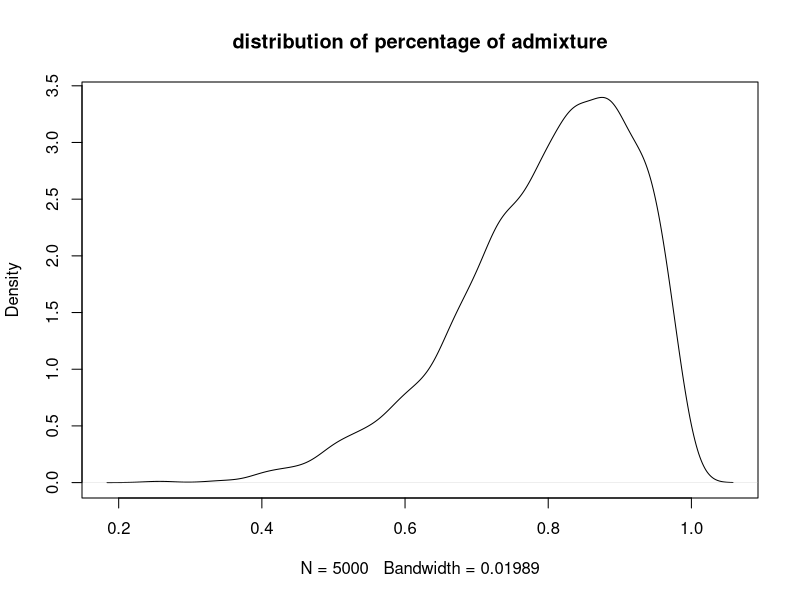
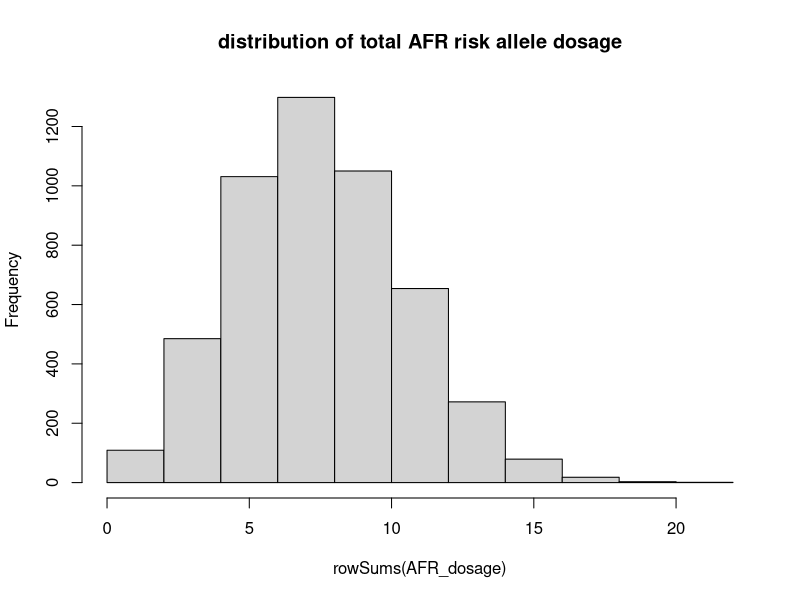
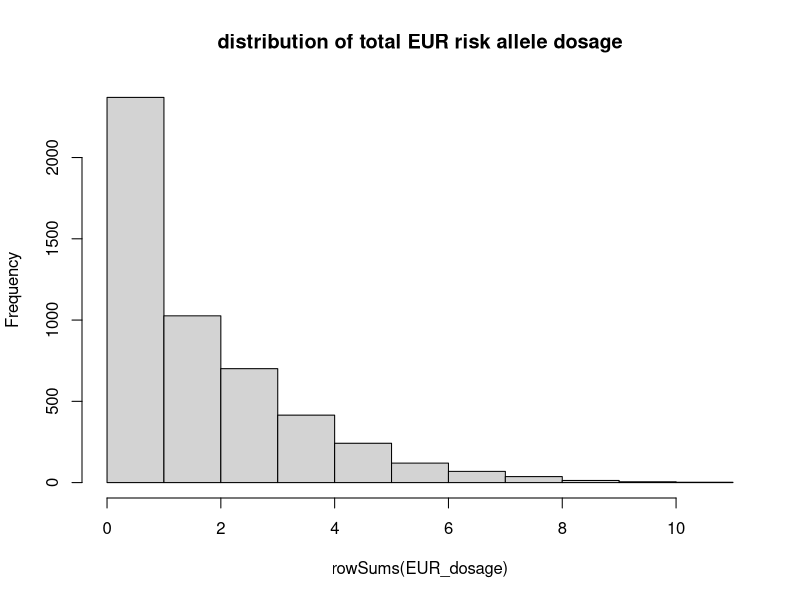
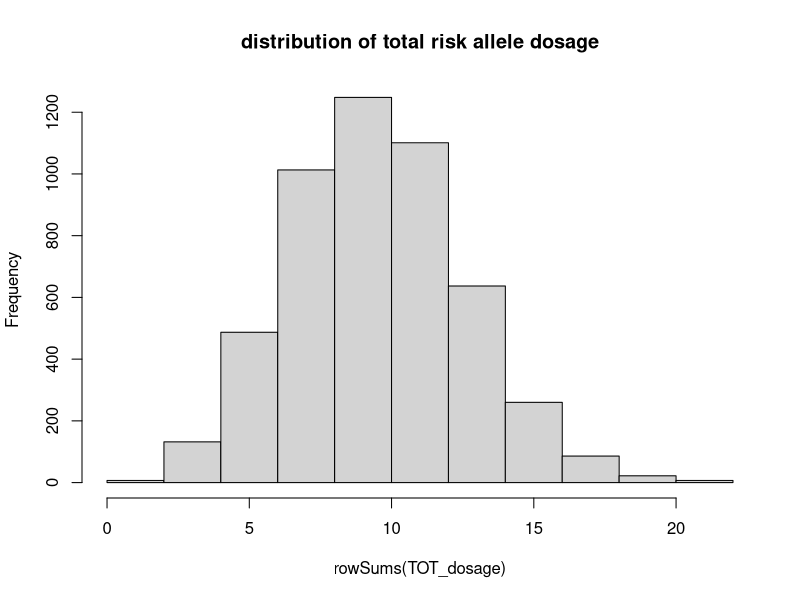

Generate these figures, in order, with R:
## ---- chunk 1
knitr::opts_chunk$set(echo = TRUE)
## ---- chunk 2
# sample size
num_sample = 5000
num_vars = 100

# simulate global admixture proportion with a beta distribution, E(admix) = 0.8
admix = rbeta(num_sample, 8, 2)

# minor allele frequency
AFR_maf = 0.05
EUR_maf = 0.05

# how many risk alleles are responsible for the phenotype
num_risk_alleles = 3

# effect size for AFR, EUR, and global admixture 
AFR_eff_size = 0
EUR_eff_size = 2
admix_eff_size = 1.2

# error term size
error_eff_size = 2


plot(density(admix), main = "distribution of percentage of admixture")
## ---- chunk 3
# generate AFR specific hap count 
AFR_hapcount = data.frame(t(sapply(admix, function(x){
  return(rbinom(num_vars, size = 2, prob = x))
})))

# generate EUR specific hap count
EUR_hapcount = 2 - AFR_hapcount
## ---- chunk 4
Generate_dosage = function(sample, ancestry){
  return(sapply(sample, function(x){return(rbinom(1, size = x, prob = ancestry))}))
}

# generate AFR risk allele dosage
AFR_dosage = data.frame(t(apply(AFR_hapcount,1, Generate_dosage, AFR_maf)))

# generate EUR risk allele dosage
EUR_dosage = data.frame(t(apply(EUR_hapcount,1, Generate_dosage, EUR_maf)))

# generate TOT (total) copies of risk allele dosage
TOT_dosage = AFR_dosage + EUR_dosage




hist(rowSums(AFR_dosage), main = "distribution of total AFR risk allele dosage")
hist(rowSums(EUR_dosage), main = "distribution of total EUR risk allele dosage")
hist(rowSums(TOT_dosage), main = "distribution of total risk allele dosage")



## ---- chunk 5
risk_alleles = sample(num_vars, size =num_risk_alleles, replace = F)
admix_linear = log(admix/(1-admix))  # is this transformation necessary?
error_term = rnorm(num_sample, sd = error_eff_size)


y = rowSums(AFR_dosage[,risk_alleles] * AFR_eff_size) + rowSums(EUR_dosage[,risk_alleles] * EUR_eff_size) + admix_linear * admix_eff_size + error_term
## ---- chunk 6
# library(plotly)
df = data.frame(cbind(rowSums(AFR_dosage), rowSums(EUR_dosage), rowSums(TOT_dosage), admix, y))
colnames(df) = c("AFR", "EUR", "TOT", "admix", "pheno")
# plot_ly(df, x = ~AFR, y = ~EUR, z = ~pheno, color = ~admix, colors = c('#BF382A', '#0C4B8E'))


## ---- chunk 7
df$admix_linear = log(admix/(1-admix))

summary(lm(pheno ~ AFR + EUR + admix_linear, data = df))$coefficients[2:3,4]




## ---- chunk 8
library(tidyr)
Generate_dosage = function(sample, ancestry){
  return(sapply(sample, function(x){return(rbinom(1, size = x, prob = ancestry))}))
}


SIMULATOR <- function(param){ 
    num_sample = param[1]
    num_vars= param[2]
    admix_param1= param[3]
    admix_param2= param[4]
    AFR_maf= param[5]
    EUR_maf= param[6]
    num_risk_alleles= param[7]
    AFR_eff_size= param[8]
    EUR_eff_size= param[9]
    admix_eff_size= param[10]
    error_eff_size= param[11]
  
    admix = rbeta(num_sample, admix_param1, admix_param2)
    
    # AFR hapcount, generated from admix proportion with a binomial distribution (n = 2, prob = admix)
    AFR_hapcount = data.frame(t(sapply(admix, function(x){ return(rbinom(num_vars, size = 2, prob = x))})))
    EUR_hapcount = 2 - AFR_hapcount
    
    # generate AFR risk allele dosage
    AFR_dosage = data.frame(t(apply(AFR_hapcount,1, Generate_dosage, AFR_maf)))

    # generate EUR risk allele dosage
    EUR_dosage = data.frame(t(apply(EUR_hapcount,1, Generate_dosage, EUR_maf)))

    # generate TOT (total) copies of risk allele dosage
    TOT_dosage = AFR_dosage + EUR_dosage
    
    
    # determine which variants are risk alleles
    risk_alleles = sample(num_vars, size =num_risk_alleles, replace = F)
    admix_linear = log(admix/(1-admix))  # is this transformation necessary?
    error_term = rnorm(num_sample, sd = error_eff_size)
    

    # the outcome is a function of true risk alleles from EUR and AFR,
    # global ancestry (transformed into linear way), and an error term
    y = rowSums(AFR_dosage[,risk_alleles,drop = FALSE] * AFR_eff_size) + rowSums(EUR_dosage[,risk_alleles,drop = FALSE] * EUR_eff_size) + admix_linear * admix_eff_size + error_term
    
    
    # sum over AFR and EUR risk alleles, and perform a linear regression
    df = data.frame(cbind(rowSums(AFR_dosage), rowSums(EUR_dosage), rowSums(TOT_dosage), admix_linear, y))
    
    colnames(df) = c("AFR", "EUR", "TOT", "admix", "pheno")
    
    summary(lm(pheno ~ AFR + EUR + admix_linear, data = df))$coefficients[,4] 
    
    return(c(
      TOT = summary(lm(pheno~TOT + admix_linear, data = df))$coefficients[2,4],
      summary(lm(pheno ~ AFR + EUR + admix_linear, data = df))$coefficients[2:3,4]
    ))                     
}


params = crossing(num_sample = c(1000, 5000, 10000),
         num_vars = 100, 
         admix_param1 = 8, 
         admix_param2 = 2,
         AFR_maf = c(0.01, 0.05), 
         EUR_maf = c(0.01, 0.05), 
         num_risk_alleles = c(1, 5, 20),
         AFR_eff_size = c(0, 1, 2), 
         EUR_eff_size = c(0, 1, 2), 
         admix_eff_size = 1,
         error_eff_size = 2)



res = t(apply(params[40:50,], 1, SIMULATOR))

write.table(res, row.names = F, col.names = T, quote = F)
